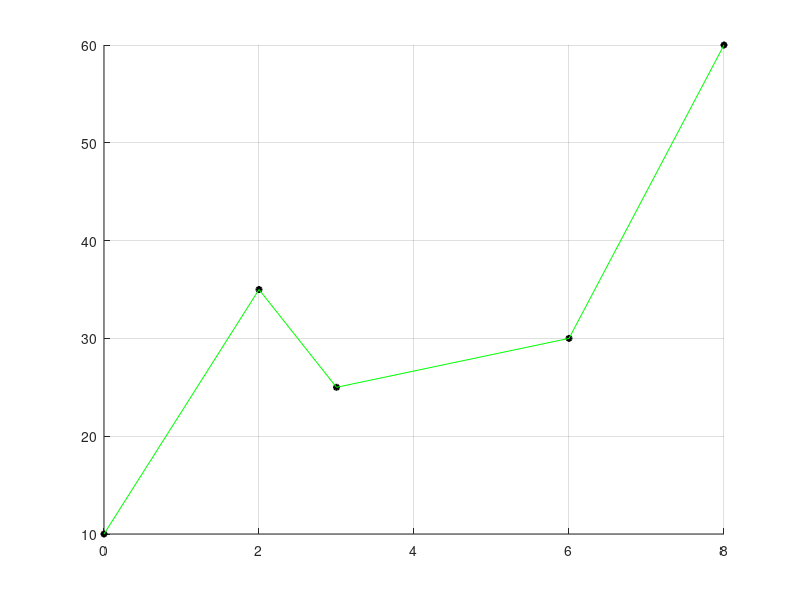

This chart was generated by the following MATLAB code: (Note: this script raises an error after producing the figure.)
% Berke Ataseven
% ID: 54326
% MECH544 HW Assignment CH07
% This program generates cubic splines between given data points and
% compares them with the built-in function of MATLAB

close all
clear
clc



time  = [0  2  3  6  8]; % Put time values in an array
angle = [10 35 25 30 60]; % Put angle values in an array

% angle = sort((80)*rand(100,1),'ascend')';
% time = linspace(0,100, 100);


grid on
hold on

plot(time, angle,'*k','MarkerSize',5,'LineWidth',1.5); % Plot the via points
plot(time, angle,'-g'); % Plot the linear interpolation

cubic_spline = generate_cubic_spline(time, angle); % Generate cubic spline
plot(cubic_spline(:,1),cubic_spline(:,2),'-r','LineWidth',1.5); % Plot the custom cubic spline

xx = 0 : 0.01 : max(time);
yy = spline(time, angle,xx); % Built-in MATLAB spline
plot(xx,yy,'b','LineWidth',1)

title('Joint Angle vs Time');
xlabel('Time (s)');
ylabel(['Angle (\theta' char(176) ')']);
ylim([0 70]);
legend('Via Points','Linear Interpolation','Custom Spline','Built-in MATLAB Spline','Location','best');


function spline = generate_cubic_spline(x, f_x) % Generates segments of continuous cubic splines between data points given the values of x and f(x)
times = x;
thetas = f_x;

dt = 0.01; % time increment
spline = []; % This will be the value to return

N = length(thetas); % Number of nodes connected by segments
SN = N - 1; % Number of segments

Average_Segment_Velocities = zeros(1,SN); % Define average velocities for each segment

for i = 1 : SN
    Average_Segment_Velocities(i) = (thetas(i+1) - thetas(i)) / (times(i+1) - times(i));  % Average velocity of a segment
end

initial_theta_dot = 0; % Initial and final node velocities are given as 0
final_theta_dot = 0; % Initial and final node velocities are given as 0

theta_dots = ones(N,1); % Create the array that will store the node velocities
theta_dots(1) = initial_theta_dot; % Initial and final node velocities are given as 0
theta_dots(N) = final_theta_dot; % Initial and final node velocities are given as 0

for i = 2 : N - 1
    % If the slope is changing from "-" to "+" or "+" to "-", then set the node velocity to zero.
    if Average_Segment_Velocities(i-1) * Average_Segment_Velocities(i) <= 0
        theta_dots(i) = 0;
        
        %Else take the average velocity of 2 consecutive splines,
        %then set node velocity to that value.
    else
        theta_dots(i) = (Average_Segment_Velocities(i-1) + Average_Segment_Velocities(i)) / 2;
    end
end

theta_0 = thetas(1:end-1); % Array of theta zeros
theta_f = thetas(2:end); % Array of theta finals
theta_dot_0 = theta_dots(1:end-1); % Array of theta_dot zeros
theta_dot_f = theta_dots(2:end); % Array of theta_dot finals

for i = 1 : SN % Iterate for number of segments
    tf = times(i+1) - times(i); % Normalized final time
    
    a0 = theta_0(i);
    a1 = theta_dot_0(i);
    a2 = 3 * (theta_f(i) - theta_0(i)) / tf ^ 2 - 2 * theta_dot_0(i) / tf - theta_dot_f(i) / tf;
    a3 = -2 * (theta_f(i) - theta_0(i)) / tf ^ 3 +  (theta_dot_f(i) + theta_dot_0(i)) / tf ^ 2 ;
    
    t = (0 : dt : tf - dt)';  % Create discretized time points
    cubic_poly = a3 * t.^3 + a2 * t.^2 + a1 * t + a0; % Spline segment
    
    spline = [spline; [t + times(i) cubic_poly]]; % Append the spline segment (de-normalize by adding times(i) to t)
end
spline = [spline; [times(end) thetas(end)]]; % Append the last element, since it is not included in the for loop (line 82: tf - dt)
end